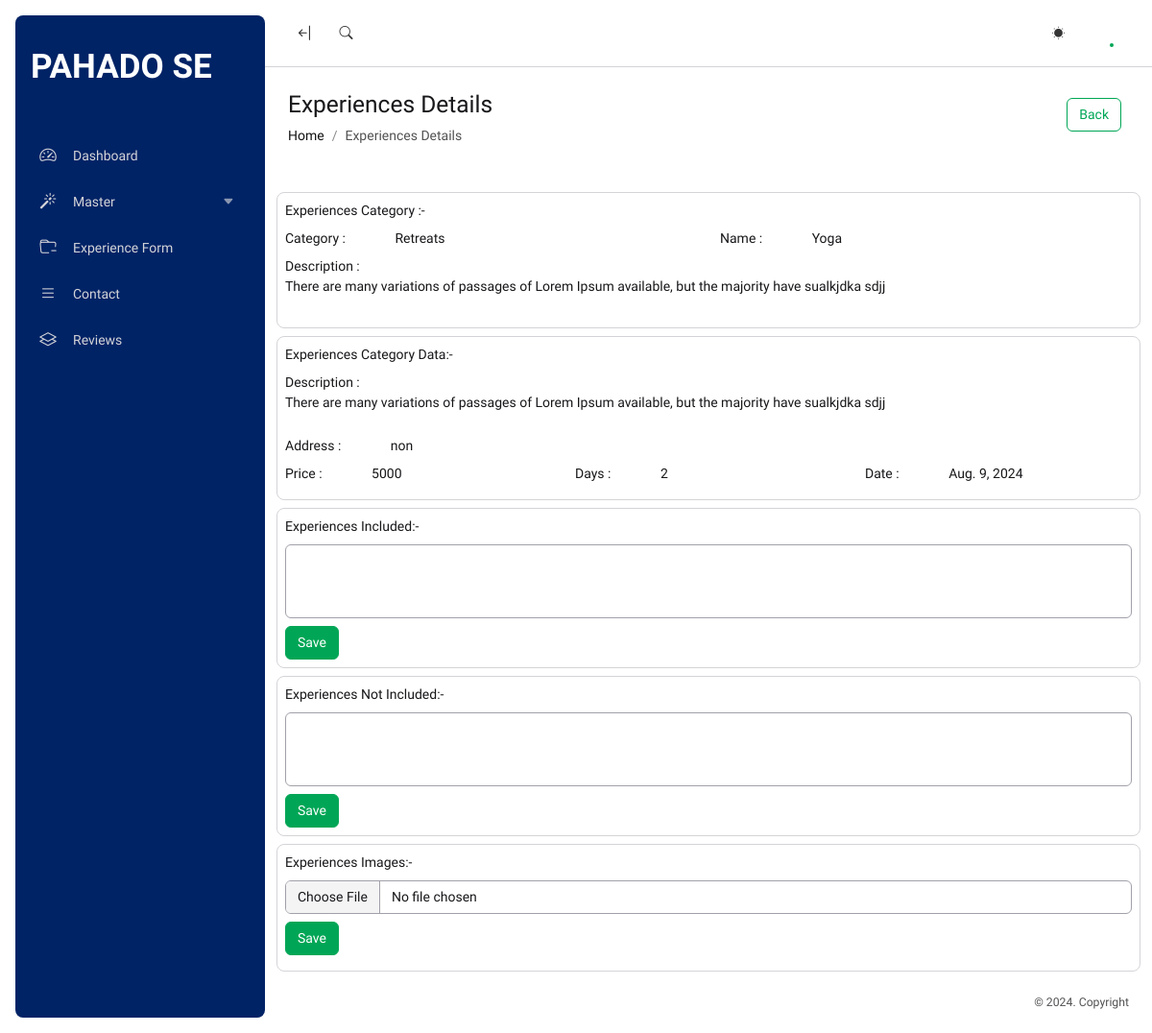
The page /ExperiencesView/11 (signed in) on the database its author committed.
### main/models.py (models this page shows, shortened)
class ExperienceCategory(models.Model):
    Category = models.CharField(max_length=255,null=True, blank=True)
    Description = models.CharField(max_length=255,null=True, blank=True)
    Image = models.FileField(upload_to='ExperienceCategory',null=True, blank=True)

class Experience(models.Model):
    EC_id=models.IntegerField(default=0,null=True, blank=True)
    Category = models.CharField(max_length=255,null=True, blank=True)
    Name=models.CharField(max_length=255,null=True, blank=True)
    Image = models.FileField(upload_to='Experience',null=True, blank=True)
    SmallDescription = models.CharField(max_length=255,null=True, blank=True)
    Description = models.CharField(max_length=255,null=True, blank=True)
    Address = models.CharField(max_length=255,null=True, blank=True)
    Price = models.CharField(max_length=255,null=True, blank=True)
    Days = models.CharField(max_length=255,null=True, blank=True)
    Date = models.DateField(null=True, blank=True)
    EndDate = models.DateField(null=True, blank=True)
    EIm_id = models.IntegerField(default=0,null=True, blank=True)
    EIn_id = models.IntegerField(default=0,null=True, blank=True)
    EF_id = models.IntegerField(default=0,null=True, blank=True)
    View = models.CharField(max_length=255,null=True, blank=True)

### main/views.py (the view)
# urls.py: path('ExperiencesView/<int:id>',views.ExperiencesView),
@permission_required('is_superuser',login_url='AdminLogin')
def ExperiencesView(request,id):
    dt=Experience.objects.get(id=id)
    ec=ExperienceCategory.objects.get(id=dt.EC_id)
    ei=ExperienceImages.objects.filter(E_id=dt.id)
    EIN=ExperienceIncluded.objects.filter(E_id=dt.id)
    data={'dt':dt,'ec':ec,'ei':ei,'EIN':EIN}
    if request.method == 'POST':
        E_id = request.POST.get('E_id')
        Image=request.FILES.get('Image')
        df=ExperienceImages.objects.create(E_id=E_id,Image=Image)
        df.save()
        return redirect(f'/ExperiencesView/{E_id}#Images')
    return render(request,'admin/experiencesvie.html',data)

### main/templates/admin/experiencesvie.html (shortened to what this page needs)
{% extends 'admin/main.html' %}
{% load static %}
{% block content %}
<div class="toolbar p-4 bg-body">
    <div class="position-relative container-fluid px-0">
        <div class="row align-items-center position-relative">
            <div class="col-md-5 col-9 mb-4 mb-lg-0">
                <h3 class="mb-2">Experiences Details</h3>
                <nav aria-label="breadcrumb">
                    <ol class="breadcrumb mb-0">
                        <li class="breadcrumb-item"><a href="/">Home</a></li>
                        <li class="breadcrumb-item active">Experiences Details</li>
                    </ol>
                </nav>
            </div>
            <div class="col-md-7 col-3 text-md-end">
                <div class="d-flex justify-content-md-end align-items-center">
                    <a type="button" href="/AExperience" class="btn btn-outline-success mb-2 me-2">Back</a>
                </div>
            </div>
        </div>
    </div>
</div>
<div class="content p-4 d-flex flex-column-fluid">
    <div class="container-fluid px-0">
        <div class="">
            <div class="row">
                <div class="card p-2 ">
                    <div class="row">
                    <div class="col-md-12 mb-2"><b>Experiences Category :-</b></div>
                    <div class="col-md-6 mb-2"><b class="me-5">Category :</b> {{ec.Category}}</div>
                    <div class="col-md-6 mb-2"><b class="me-5">Name :</b> {{dt.Name}}</div>
                    <div class="col-md-12 mb-2"><b >Description :</b><br> {{dt.SmallDescription|safe }}</div>
                    </div>
                </div>
                <div class="card mt-2 p-2">
                    <div class="row">
                    <div class="col-md-12 mb-2"><b>Experiences Category Data:-</b></div>
                    <div class="col-md-12 mb-2"><b>Description :</b> {{dt.Description|safe }}</div>
                    <div class="col-md-12 mb-2"><b class="me-5">Address :</b> {{dt.Address}}</div>
                    <div class="col-md-4 mb-2"><b class="me-5">Price :</b> {{dt.Price}}</div>
                    <div class="col-md-4 mb-2"><b class="me-5">Days :</b> {{dt.Days}}</div>
                    <div class="col-md-4 mb-2"><b class="me-5">Date :</b> {{dt.Date}}</div>
                    </div>
                </div>
                <div class="card mt-2 p-2" id="FIncluded">
                    <div class="col-md-12 mb-2"><b>Experiences Included:-</b></div>
                    <div class="col-md-12">
                        <div class="">
                            <form method="post">
                                <textarea class="form-control mb-2" rows="3" name="Lines" required></textarea>
                                <button type="submit" formaction="/FIncluded" class="btn btn-success ">Save</button>
                            </form>
                        </div>
                    </div>
                </div>
                <div class="card mt-2 p-2" id="FNotIncluded">
                    <div class="col-md-12 mb-2"><b>Experiences Not Included:-</b></div>
                    <div class="col-md-12">
                        <div class="">
                            <form method="post">
                                <textarea class="form-control mb-2" rows="3" name="Lines" required></textarea>
                                <button type="submit" formaction="/FNotIncluded" class="btn btn-success ">Save</button>
                            </form>
                        </div>
                    </div>
                </div>
                <div class="card mt-2 p-2" id="Images">
                    <div class="col-md-12 mb-2"><b>Experiences Images:-</b></div>
                    <div class="col-md-12">
                        <div class="">
                            <form method="post" enctype="multipart/form-data">
                                <input type="file" class="form-control mb-2" name="Image" required>
                                <button type="submit" class="btn btn-success mb-2">Save</button>
                            </form>
                        </div>
                    </div>
                </div>
            </div>
        </div>
    </div>
</div>
{% endblock content %}

### rows shown on the page
ExperienceCategory: Category "Retreats"
Experience: Name "Yoga", SmallDescription "There are many variations of passages of Lorem Ipsum available, but the majority have sualkjdka sdjj", Description "There are many variations of passages of Lorem Ipsum available, but the majority have sualkjdka sdjj", Address "non", Price "5000", Days "2", Date "Aug. 9, 2024"
